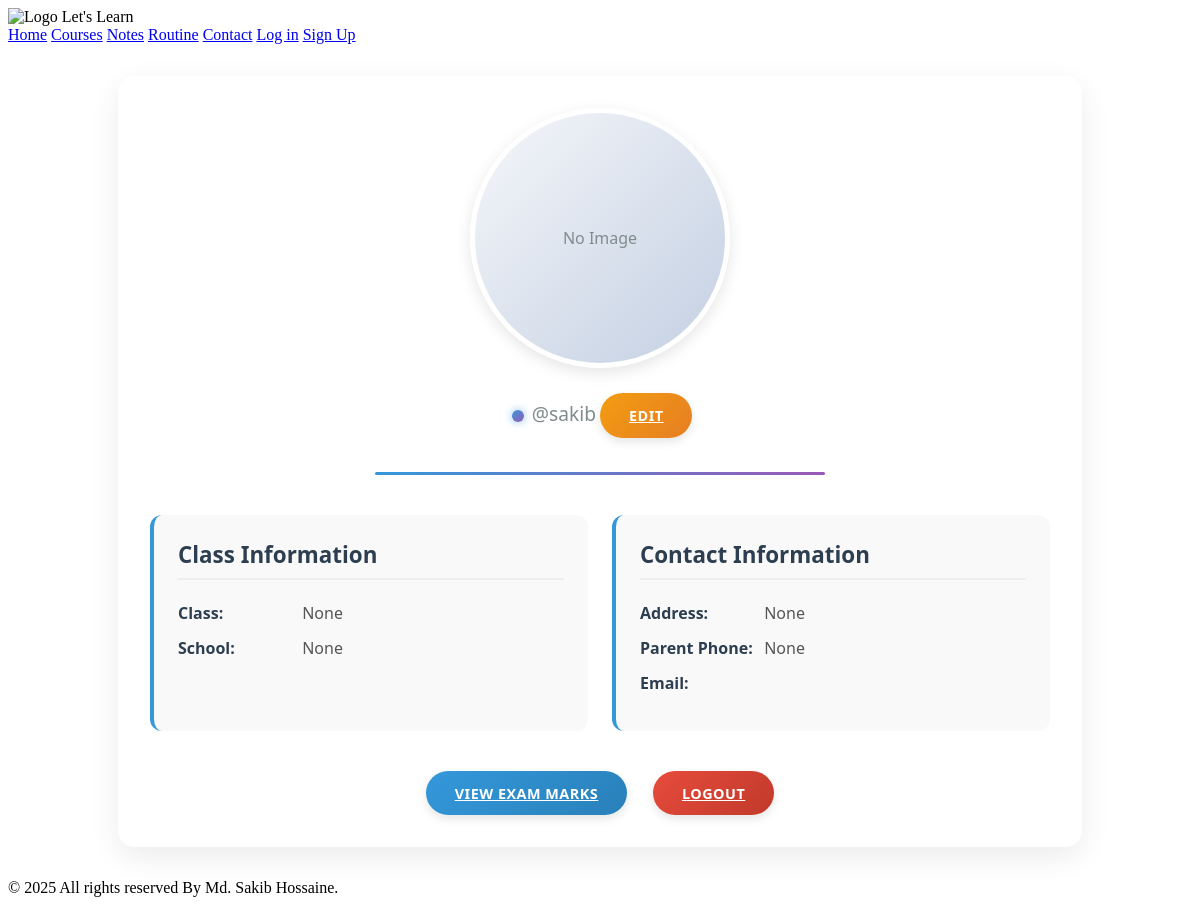
Screenshot of /student-profile/ (signed in) with the database file from the repository.
### users/models.py (models this page shows, shortened)
class CustomUser(AbstractBaseUser, PermissionsMixin):
    USER_TYPE_CHOICES = (
        ('student', 'Student'),
        ('teacher', 'Teacher'),
    )
    profile_picture = models.ImageField(upload_to='profile_pics/', blank=True, null=True)
    email = models.EmailField(unique=True)
    username = models.CharField(max_length=150)
    user_type = models.CharField(max_length=10, choices=USER_TYPE_CHOICES)
    is_active = models.BooleanField(default=True)
    is_staff = models.BooleanField(default=False)
    class_name = models.CharField(max_length=100, blank=True, null=True)
    school_name = models.CharField(max_length=255, blank=True, null=True)
    address = models.CharField(max_length=255, blank=True, null=True)
    parent_phone = models.CharField(max_length=20, blank=True, null=True)
    qualification = models.CharField(max_length=255, blank=True, null=True)
    subjects_taught = models.CharField(max_length=255, blank=True, null=True)
    phone_number = models.CharField(max_length=20, blank=True, null=True)
    objects = CustomUserManager()
    USERNAME_FIELD = 'email'
    REQUIRED_FIELDS = ['username', 'user_type']

### users/views.py (the view)
# urls.py: path('student-profile/', views.student_profile, name='student_profile'),
@login_required
def student_profile(request):
    student = request.user
    return render(request, 'users/studentProfile.html', {'student': student})

### templates/users/studentProfile.html (shortened to what this page needs)
{% extends 'base.html' %}
{% load static %}
{% block content %}
<div class="profile-container">
    <div class="profile-header">
        <div class="profile-image">
            {% if student.profile_picture %}
                <img src="{{ student.profile_picture.url }}" alt="{{ student.user.username }}">
            {% else %}
                <div class="no-image">No Image</div>
            {% endif %}
        </div>
        <p class="username">@{{ student.username }}</p>
        <a href="{% url 'users:edit_student_profile' %}" class="btn btn-warning btn-sm" style="margin-top:10px;">Edit</a>
    </div>
    <div class="profile-details">
        <div class="detail-card">
            <h3>Class Information</h3>
            <p><strong>Class:</strong> {{ student.class_name }}</p>
            <p><strong>School:</strong> {{ student.school_name }}</p>
        </div>
        <div class="detail-card">
            <h3>Contact Information</h3>
            <p><strong>Address:</strong> {{ student.address }}</p>
            <p><strong>Parent Phone:</strong> {{ student.parent_phone }}</p>
            <p><strong>Email:</strong> {{ student.user.email }}</p>
        </div>
    </div>
    <div class="action-buttons">
        <a href="{% url 'users:student_marks' %}" class="btn btn-primary">View Exam Marks</a>
        <a href="{% url 'users:logout' %}" class="btn btn-danger" style="margin-left:10px;">Logout</a>
    </div>
</div>
{% endblock %}

### templates/users/studentProfile.html (style rules this page uses)
.profile-container { max-width: 900px; margin: 2rem auto; padding: 2rem; background: #ffffff; border-radius: 16px; box-shadow: 0 10px 30px rgba(0, 0, 0, 0.08); font-family: 'Segoe UI', Tahoma, Geneva, Verdana, sans-serif; }
.profile-header { text-align: center; margin-bottom: 2.5rem; position: relative; padding-bottom: 1.5rem; }
.profile-header::after { content: ""; position: absolute; bottom: 0; left: 25%; right: 25%; height: 3px; background: linear-gradient(90deg, #3498db, #9b59b6); border-radius: 3px; }
.username { font-size: 1.2rem; color: #7f8c8d; margin: 0.5rem 0 1.5rem; font-weight: 400; position: relative; display: inline-block; }
.username::before { content: ""; display: inline-block; width: 12px; height: 12px; background: linear-gradient(135deg, #3498db, #9b59b6); border-radius: 50%; margin-right: 8px; vertical-align: middle; box-shadow: 0 0 8px rgba(52, 152, 219, 0.6); }
.profile-image { width: 250px; height: 250px; margin: 0 auto 1.5rem; position: relative; border-radius: 50%; overflow: hidden; border: 5px solid #fff; box-shadow: 0 5px 15px rgba(0, 0, 0, 0.1); transition: transform 0.3s ease, box-shadow 0.3s ease; }
.no-image { width: 100%; height: 100%; background: linear-gradient(135deg, #f5f7fa, #c3cfe2); display: flex; align-items: center; justify-content: center; color: #7f8c8d; font-weight: 500; }
.profile-details { display: grid; grid-template-columns: repeat(auto-fit, minmax(300px, 1fr)); gap: 1.5rem; margin: 2rem 0; }
.detail-card { background: #f9f9f9; padding: 1.5rem; border-radius: 12px; transition: all 0.3s ease; border-left: 4px solid #3498db; }
.detail-card h3 { margin-top: 0; color: #2c3e50; font-size: 1.4rem; padding-bottom: 0.5rem; border-bottom: 2px solid #eee; }
.detail-card p { margin: 0.8rem 0; color: #555; font-size: 1rem; }
.detail-card strong { color: #2c3e50; font-weight: 600; min-width: 120px; display: inline-block; }
.action-buttons { display: flex; justify-content: center; margin-top: 2.5rem; gap: 1rem; }
.btn { padding: 0.8rem 1.8rem; border-radius: 50px; font-weight: 600; text-transform: uppercase; letter-spacing: 0.5px; transition: all 0.3s ease; border: none; cursor: pointer; font-size: 0.9rem; box-shadow: 0 4px 10px rgba(0, 0, 0, 0.1); }
.btn-primary { background: linear-gradient(135deg, #3498db, #2980b9); color: white; }
.btn-warning { background: linear-gradient(135deg, #f39c12, #e67e22); color: white; }
.btn-danger { background: linear-gradient(135deg, #e74c3c, #c0392b); color: white; }

### rows the page displays
CustomUser: username "sakib", class_name "None", school_name "None", address "None", parent_phone "None"
